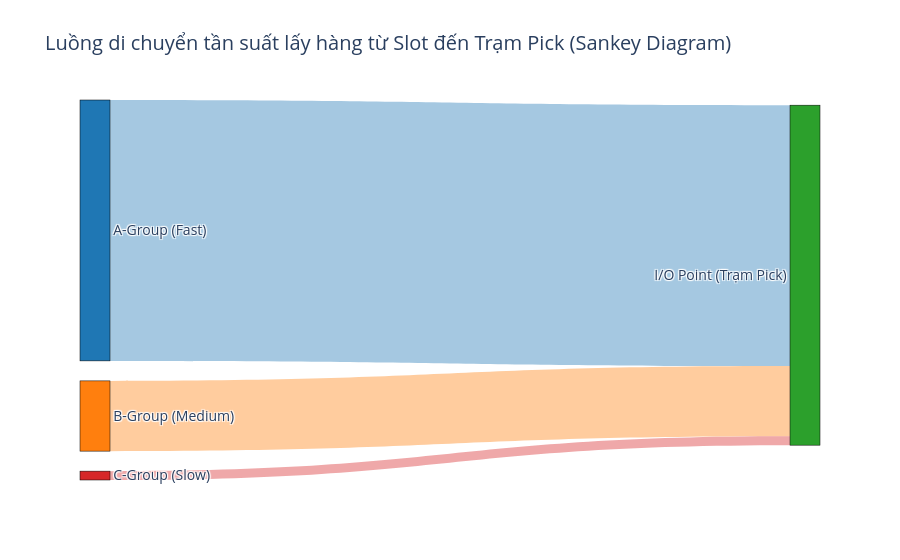

The notebook cell this image was saved under:
### Code cell
# =====================================================================
# MỤC 2.3: TRỰC QUAN HÓA KẾT QUẢ TỐI ƯU (VISUALIZATION)
# =====================================================================
import matplotlib.pyplot as plt
import seaborn as sns
import plotly.graph_objects as go
import pandas as pd

# Thiết lập style đồ thị chuẩn kỹ thuật
sns.set_theme(style="whitegrid")
plt.rcParams['figure.figsize'] = [10, 6]

print("[1/3] Đang vẽ Bar Chart so sánh hiệu năng...")
# ---------------------------------------------------------------------
# 1. BAR CHART: SO SÁNH TỔNG QUÃNG ĐƯỜNG (SIMULATION PERFORMANCE)
# ---------------------------------------------------------------------
plt.figure(figsize=(10, 6))
# Sử dụng bảng df_summary đã được tính toán từ Cell mô phỏng trước đó
ax = sns.barplot(x='Slotting Strategy', y='Total Distance (Meters)', data=df_summary, palette='viridis')
plt.title('So sánh Tổng Quãng Đường Di Chuyển (Simulation Performance)', fontsize=14, fontweight='bold')
plt.ylabel('Tổng Quãng Đường (Meters)', fontsize=12)
plt.xlabel('Chiến Lược Sắp Xếp', fontsize=12)

# Ghi chú giá trị trực tiếp lên đầu mỗi cột
for p in ax.patches:
    ax.annotate(f"{int(p.get_height()):,} m", 
                (p.get_x() + p.get_width() / 2., p.get_height()), 
                ha='center', va='bottom', fontsize=11, color='black', xytext=(0, 5), 
                textcoords='offset points')
plt.tight_layout()
plt.savefig('../src/outputs/images/2_3_bar_chart_performance.png', dpi=300)
plt.show()


print("[2/3] Đang vẽ Slotting Map (K-Means Layout)...")
# ---------------------------------------------------------------------
# 2. SLOTTING MAP: SƠ ĐỒ PHÂN BỐ VỊ TRÍ KHÔNG GIAN KHO
# ---------------------------------------------------------------------
# Trích xuất tọa độ từ dictionary layout_kmeans sang DataFrame
layout_data = [{'stock_code': sku, 'x': pos[0], 'y': pos[1]} for sku, pos in layout_kmeans.items()]
df_map = pd.DataFrame(layout_data)

# Nối với df_master để lấy nhãn Zone (A/B/C) phục vụ đổ màu
df_map = df_map.merge(df_master[['stock_code', 'cluster_name']], on='stock_code', how='left')

plt.figure(figsize=(12, 8))
# Vẽ các mặt hàng trên lưới, tô màu theo nhóm
sns.scatterplot(x='x', y='y', hue='cluster_name', data=df_map, 
                palette={'A-Group (Fast)': 'red', 'B-Group (Medium)': 'orange', 'C-Group (Slow)': 'blue'},
                s=40, alpha=0.8, edgecolor=None)

# Đánh dấu Trạm Pick (I/O Point) bằng ngôi sao đen lớn
plt.scatter(io_point[0], io_point[1], color='black', marker='*', s=500, label='I/O Point (Trạm Pick)')

plt.title('Sơ đồ phân bố vị trí tối ưu K-Means (Slotting Map)', fontsize=16, fontweight='bold')
plt.xlabel('Tọa độ X', fontsize=12)
plt.ylabel('Tọa độ Y', fontsize=12)
plt.legend(title='Khu vực (Zones)', loc='upper right')
plt.tight_layout()
plt.savefig('../src/outputs/images/2_3_slotting_map_kmeans.png', dpi=300)
plt.show()


print("[3/3] Đang vẽ Sankey Diagram luồng di chuyển...")
# ---------------------------------------------------------------------
# 3. SANKEY DIAGRAM: LUỒNG DI CHUYỂN TỪ CÁC ZONE ĐẾN TRẠM PICK
# ---------------------------------------------------------------------
# Tính tổng tần suất nhặt hàng (pick frequency) của từng Zone đổ về I/O Point
zone_picks = df_master.groupby('cluster_name')['pick_frequency'].sum().reset_index()

# Cấu trúc luồng cho Plotly (Source -> Target)
# Các Zone được gán index: 0, 1, 2. Trạm Pick gán index: 3
labels = zone_picks['cluster_name'].tolist() + ['I/O Point (Trạm Pick)']
source_indices = [0, 1, 2]
target_indices = [3, 3, 3] # Tất cả đều chảy về trạm Pick
values = zone_picks['pick_frequency'].tolist()

fig = go.Figure(data=[go.Sankey(
    node = dict(
      pad = 20,
      thickness = 30,
      line = dict(color = "black", width = 0.5),
      label = labels,
      color = ["#1f77b4", "#ff7f0e", "#d62728", "#2ca02c"] # Xanh, Cam, Đỏ, Xanh lá (Trạm)
    ),
    link = dict(
      source = source_indices,
      target = target_indices,
      value = values,
      color = ["rgba(31,119,180,0.4)", "rgba(255,127,14,0.4)", "rgba(214,39,40,0.4)"]
    )
)])

fig.update_layout(title_text="Luồng di chuyển tần suất lấy hàng từ Slot đến Trạm Pick (Sankey Diagram)", font_size=14)
# Xuất file HTML để biểu đồ Sankey giữ được hiệu ứng tương tác (Hover chuột)
fig.write_html('../src/outputs/images/2_3_sankey_diagram.html')
fig.show()

print("✅ Đã hoàn thành kết xuất đồ họa Mục 2.3! Toàn bộ file đã được lưu tại: '../../outputs/images/'")

### Figure 1 — Plotly figure (JSON) as saved in the notebook; plotly's stock layout.template omitted (floating-point values rounded to 4 significant figures)
{"data": [{"link": {"color": ["rgba(31,119,180,0.4)", "rgba(255,127,14,0.4)", "rgba(214,39,40,0.4)"], "source": [0, 1, 2], "target": [3, 3, 3], "value": [308154, 82979, 10471]}, "node": {"color": ["#1f77b4", "#ff7f0e", "#d62728", "#2ca02c"], "label": ["A-Group (Fast)", "B-Group (Medium)", "C-Group (Slow)", "I/O Point (Trạm Pick)"], "line": {"color": "black", "width": 0.5}, "pad": 20, "thickness": 30}, "type": "sankey"}], "layout": {"font": {"size": 14}, "title": {"text": "Luồng di chuyển tần suất lấy hàng từ Slot đến Trạm Pick (Sankey Diagram)"}}}
